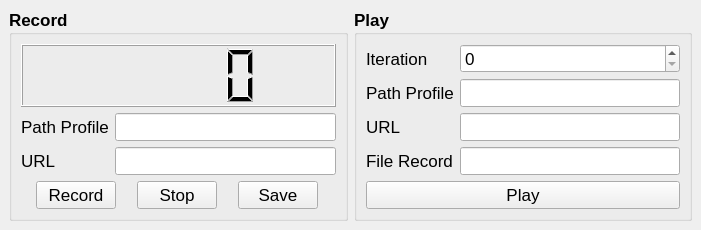
<?xml version="1.0" encoding="UTF-8"?>
<ui version="4.0">
 <class>MainWindow</class>
 <widget class="QMainWindow" name="MainWindow">
  <property name="geometry">
   <rect>
    <x>0</x>
    <y>0</y>
    <width>701</width>
    <height>228</height>
   </rect>
  </property>
  <property name="windowTitle">
   <string>MainWindow</string>
  </property>
  <widget class="QWidget" name="centralwidget">
   <layout class="QGridLayout" name="central_layout">
    <item row="0" column="1">
     <widget class="QGroupBox" name="play_group">
      <property name="font">
       <font>
        <pointsize>13</pointsize>
        <bold>true</bold>
       </font>
      </property>
      <property name="title">
       <string>Play</string>
      </property>
      <layout class="QGridLayout" name="play_layout">
       <item row="0" column="0">
        <layout class="QGridLayout" name="run_label_layout">
         <item row="0" column="0">
          <widget class="QLabel" name="iteration_label">
           <property name="font">
            <font>
             <pointsize>13</pointsize>
             <bold>false</bold>
            </font>
           </property>
           <property name="text">
            <string>Iteration</string>
           </property>
           <property name="buddy">
            <cstring>iteration_spin</cstring>
           </property>
          </widget>
         </item>
         <item row="0" column="1">
          <widget class="QSpinBox" name="iteration_spin">
           <property name="font">
            <font>
             <pointsize>13</pointsize>
             <bold>false</bold>
            </font>
           </property>
           <property name="maximum">
            <number>9999</number>
           </property>
          </widget>
         </item>
         <item row="1" column="0">
          <widget class="QLabel" name="run_path_profile_label">
           <property name="font">
            <font>
             <pointsize>13</pointsize>
             <bold>false</bold>
            </font>
           </property>
           <property name="text">
            <string>Path Profile</string>
           </property>
           <property name="buddy">
            <cstring>run_path_profile_edit</cstring>
           </property>
          </widget>
         </item>
         <item row="1" column="1">
          <widget class="QLineEdit" name="run_path_profile_edit">
           <property name="font">
            <font>
             <pointsize>13</pointsize>
             <bold>false</bold>
            </font>
           </property>
          </widget>
         </item>
         <item row="2" column="0">
          <widget class="QLabel" name="url_label">
           <property name="font">
            <font>
             <pointsize>13</pointsize>
             <bold>false</bold>
            </font>
           </property>
           <property name="text">
            <string>URL</string>
           </property>
           <property name="buddy">
            <cstring>url_edit</cstring>
           </property>
          </widget>
         </item>
         <item row="2" column="1">
          <widget class="QLineEdit" name="url_edit">
           <property name="font">
            <font>
             <pointsize>13</pointsize>
             <bold>false</bold>
            </font>
           </property>
          </widget>
         </item>
         <item row="3" column="0">
          <widget class="QLabel" name="file_record_label">
           <property name="font">
            <font>
             <pointsize>13</pointsize>
             <bold>false</bold>
            </font>
           </property>
           <property name="text">
            <string>File Record</string>
           </property>
           <property name="buddy">
            <cstring>file_record_edit</cstring>
           </property>
          </widget>
         </item>
         <item row="3" column="1">
          <widget class="QLineEdit" name="file_record_edit">
           <property name="font">
            <font>
             <pointsize>13</pointsize>
             <bold>false</bold>
            </font>
           </property>
          </widget>
         </item>
        </layout>
       </item>
       <item row="1" column="0">
        <widget class="QPushButton" name="play_button">
         <property name="sizePolicy">
          <sizepolicy hsizetype="Minimum" vsizetype="Maximum">
           <horstretch>0</horstretch>
           <verstretch>0</verstretch>
          </sizepolicy>
         </property>
         <property name="font">
          <font>
           <pointsize>13</pointsize>
           <bold>false</bold>
          </font>
         </property>
         <property name="text">
          <string>Play</string>
         </property>
        </widget>
       </item>
      </layout>
     </widget>
    </item>
    <item row="0" column="0">
     <widget class="QGroupBox" name="record_group">
      <property name="font">
       <font>
        <pointsize>13</pointsize>
        <bold>true</bold>
       </font>
      </property>
      <property name="title">
       <string>Record</string>
      </property>
      <layout class="QGridLayout" name="record_layout">
       <item row="0" column="0">
        <widget class="QLCDNumber" name="lcd_time">
         <property name="font">
          <font>
           <pointsize>13</pointsize>
           <bold>false</bold>
          </font>
         </property>
         <property name="value" stdset="0">
          <double>0.000000000000000</double>
         </property>
        </widget>
       </item>
       <item row="2" column="0">
        <layout class="QGridLayout" name="record_button_layout">
         <item row="0" column="0">
          <widget class="QPushButton" name="record_button">
           <property name="sizePolicy">
            <sizepolicy hsizetype="Fixed" vsizetype="Fixed">
             <horstretch>0</horstretch>
             <verstretch>0</verstretch>
            </sizepolicy>
           </property>
           <property name="font">
            <font>
             <pointsize>13</pointsize>
             <bold>false</bold>
            </font>
           </property>
           <property name="text">
            <string>Record</string>
           </property>
          </widget>
         </item>
         <item row="0" column="1">
          <widget class="QPushButton" name="stop_button">
           <property name="sizePolicy">
            <sizepolicy hsizetype="Fixed" vsizetype="Fixed">
             <horstretch>0</horstretch>
             <verstretch>0</verstretch>
            </sizepolicy>
           </property>
           <property name="font">
            <font>
             <pointsize>13</pointsize>
             <bold>false</bold>
            </font>
           </property>
           <property name="text">
            <string>Stop</string>
           </property>
          </widget>
         </item>
         <item row="0" column="2">
          <widget class="QPushButton" name="save_button">
           <property name="sizePolicy">
            <sizepolicy hsizetype="Fixed" vsizetype="Fixed">
             <horstretch>0</horstretch>
             <verstretch>0</verstretch>
            </sizepolicy>
           </property>
           <property name="font">
            <font>
             <pointsize>13</pointsize>
             <bold>false</bold>
            </font>
           </property>
           <property name="text">
            <string>Save</string>
           </property>
          </widget>
         </item>
        </layout>
       </item>
       <item row="1" column="0">
        <layout class="QGridLayout" name="record_label_layout">
         <item row="1" column="0">
          <widget class="QLabel" name="record_url_label">
           <property name="font">
            <font>
             <pointsize>13</pointsize>
             <bold>false</bold>
            </font>
           </property>
           <property name="text">
            <string>URL</string>
           </property>
           <property name="buddy">
            <cstring>record_url_edit</cstring>
           </property>
          </widget>
         </item>
         <item row="0" column="0">
          <widget class="QLabel" name="record_path_profile_label">
           <property name="font">
            <font>
             <pointsize>13</pointsize>
             <bold>false</bold>
            </font>
           </property>
           <property name="text">
            <string>Path Profile</string>
           </property>
           <property name="buddy">
            <cstring>record_path_profile_edit</cstring>
           </property>
          </widget>
         </item>
         <item row="1" column="1">
          <widget class="QLineEdit" name="record_url_edit">
           <property name="font">
            <font>
             <pointsize>13</pointsize>
             <bold>false</bold>
            </font>
           </property>
          </widget>
         </item>
         <item row="0" column="1">
          <widget class="QLineEdit" name="record_path_profile_edit">
           <property name="font">
            <font>
             <pointsize>13</pointsize>
             <bold>false</bold>
            </font>
           </property>
          </widget>
         </item>
        </layout>
       </item>
      </layout>
     </widget>
    </item>
   </layout>
  </widget>
 </widget>
 <tabstops>
  <tabstop>record_path_profile_edit</tabstop>
  <tabstop>record_url_edit</tabstop>
  <tabstop>iteration_spin</tabstop>
  <tabstop>run_path_profile_edit</tabstop>
  <tabstop>url_edit</tabstop>
  <tabstop>file_record_edit</tabstop>
  <tabstop>record_button</tabstop>
  <tabstop>stop_button</tabstop>
  <tabstop>save_button</tabstop>
  <tabstop>play_button</tabstop>
 </tabstops>
 <resources/>
 <connections/>
</ui>
